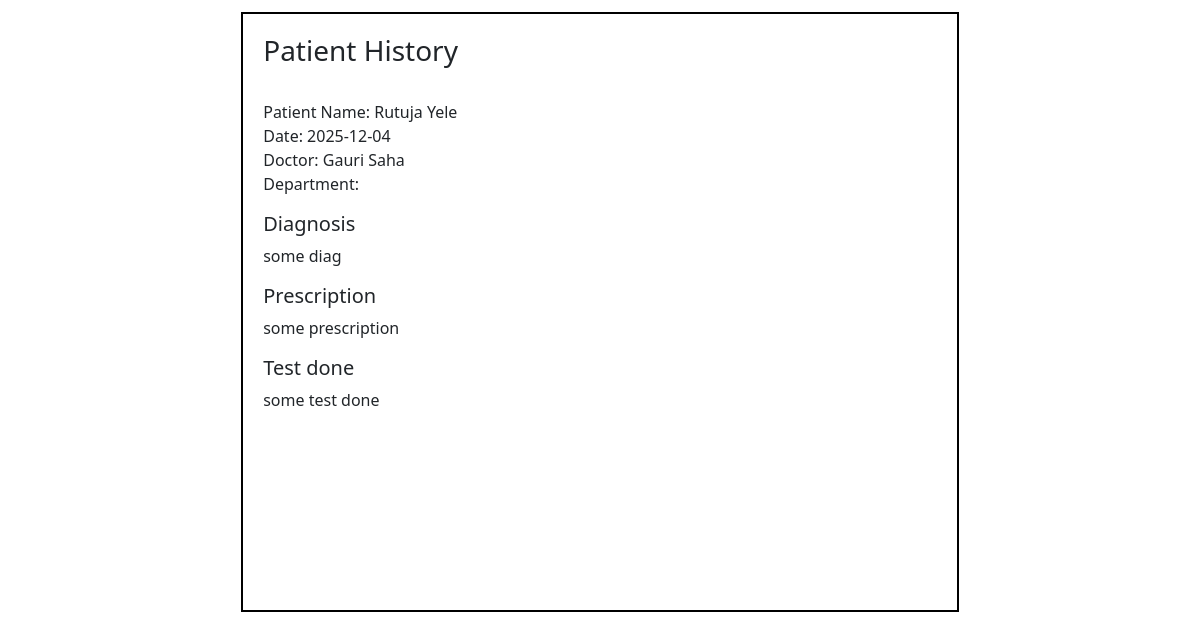
Screenshot of /view_patient_history/35 with the database file from the repository.
### application/models.py (models this page shows)
class Patient(db.Model):
    __tablename__ = "Patient"
    patient_id = db.Column(db.Integer, primary_key=True)
    name = db.Column(db.String(), nullable=False)
    phone = db.Column(db.String())
    age = db.Column(db.Integer)
    gender = db.Column(db.String())
    email = db.Column(db.String(), unique=True)
    username = db.Column(db.String(), unique=True, nullable=False)
    password = db.Column(db.String(), nullable=False)
    address = db.Column(db.String())
    patient_type = db.Column(db.String(), default='OPD')  # OPD/IPD
    status = db.Column(db.String(), default='Active')
    consultant = db.Column(db.Integer, db.ForeignKey('Doctor.doctor_id'))  #foreignkey
    appointments = db.relationship('Appointment', backref='patient', lazy=True)  # relationship
    treatment = db.relationship('Treatment', backref='patient', lazy=True) #realtionship

class Appointment(db.Model):
    __tablename__ = "Appointment"
    appointment_id = db.Column(db.Integer, primary_key=True)
    date = db.Column(db.String() , nullable=False)
    time = db.Column(db.String(), nullable=False)
    status = db.Column(db.String(), default='Upcoming', nullable=False)
    doctor_id = db.Column(db.Integer, db.ForeignKey('Doctor.doctor_id'))   #foreignkey
    patient_id = db.Column(db.Integer, db.ForeignKey('Patient.patient_id'))  #foreignkey

class Doctor(db.Model):
    __tablename__ = "Doctor"
    doctor_id = db.Column(db.Integer, primary_key=True)
    name = db.Column(db.String(), nullable = False)
    phone = db.Column(db.String(), nullable = False)
    age = db.Column(db.Integer, nullable = False)
    gender = db.Column(db.String(), nullable = False)
    email = db.Column(db.String(), unique=True, nullable = False)
    username = db.Column(db.String(), unique=True, nullable=False)
    password = db.Column(db.String(), nullable=False)
    appointments = db.relationship('Appointment', backref='doctor', lazy=True)  # relationship
    dept_id= db.Column(db.Integer, db.ForeignKey('Department.department_id'))    #foreignkey
    role = db.Column(db.String())
    info = db.Column(db.String())
    exp_year = db.Column(db.Integer)

class Treatment(db.Model):
    __tablename__ = "Treatment"
    treatment_id = db.Column(db.Integer, primary_key=True)
    diagnosis = db.Column(db.String(), nullable=False)
    prescription = db.Column(db.String(), nullable=False)
    status = db.Column(db.String(), nullable=False, default='Active')  #Active/Discharged
    test_reports = db.Column(db.String(), nullable=True)
    doctor_id = db.Column(db.Integer, db.ForeignKey('Doctor.doctor_id'))  #foerignkey
    patient_id = db.Column(db.Integer, db.ForeignKey('Patient.patient_id')) #foreignkey
    appointment_id = db.Column(db.Integer, db.ForeignKey('Appointment.appointment_id'))   #Foreign key
    appointment = db.relationship('Appointment', backref='treatments', lazy=True)  #relationship

### application/controllers.py (the view)
@app.route("/view_patient_history/<int:appoint_id>")
def view_patient_history(appoint_id):
    appoint = Appointment.query.filter_by(appointment_id=appoint_id).first()
    treatment = Treatment.query.filter_by(appointment_id=appoint_id).first()
    viewer = None
    if 'doctor_id' in session:
        viewer = "doctor"
    elif 'patient_id' in session:
        viewer = "patient"
    elif 'admin_id' in session:
        viewer = "admin"
    return render_template('view_ph.html', appoint=appoint, treatment=treatment, viewer=viewer)

### templates/view_ph.html (shortened to what this page needs)
<!DOCTYPE html>
<html lang="en">
    <head>
        <link rel="stylesheet" href="/static/style.css">
        <link href="https://cdn.jsdelivr.net/npm/bootstrap@5.3.8/dist/css/bootstrap.min.css" rel="stylesheet"
>
    </head>
    <body>
        <div id="main">
            <div id="canvas">
                 <div class="d-flex justify-content-between align-items-center">
                        <h3 class="headings">Patient History</h3>
                </div> <br>
                <ul class="list-unstyled">
                    <li>Patient Name: {{appoint.patient.name}}</li>
                    <li>Date: {{appoint.date}}</li>
                    <li>Doctor: {{appoint.doctor.name}}</li>
                    <li>Department: {{appoint.doctor.department}}</li>
                </ul>
                <h5>Diagnosis</h5>
                <p>{{treatment.diagnosis}}</p>
                <h5>Prescription</h5>
                <p>{{treatment.prescription}}</p>
                <h5>Test done</h5>
                <p>{{treatment.test_reports}}</p>
            </div>
        </div>
    </body>
</html>

### static/style.css (style rules this page uses)
* { margin: 0; }
#main,canvas { border: 2px solid white; margin-top: 10px; height: auto; }
#canvas { width: 60%; height: 600px; margin:auto; border: 2px solid black; }

### templates/view_ph.html (style rules this page uses)
#canvas { padding: 20px; }

### rows the page displays
Patient: patient.name "Rutuja Yele"
Appointment: date "2025-12-04"
Doctor: doctor.name "Gauri Saha"
Treatment: diagnosis "some diag", prescription "some prescription", test_reports "some test done"
